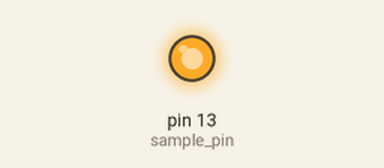
Recording of a sketch running on a simulated Arduino Uno, built with avr-gcc and run on an emulated ATmega328P. On the bench: output pins drawn as LEDs (lit = HIGH). What the sketch prints to the serial monitor is not drawn.

Above: at 1.0 s.
At 3.0 s:
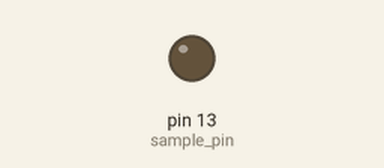
Timing chart, 0 to 5.2 s (numbered marks = the images above):
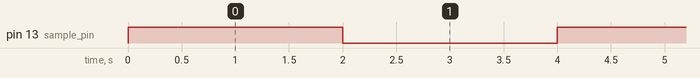

The sketch:

arduino_base.ino
```cpp
int sample_pin = 13; // initialization
void setup()//main function ( executes one time )
{
// Declaration
pinMode(sample_pin,OUTPUT);
//Begins serial communication
Serial.begin(9600);
}
void loop()//function that executes multiple times
{
// print function
Serial.print("Hello SBOA ");
// LED ON
digitalWrite(sample_pin,HIGH);
// wait for 2 Seconds
delay(2000);
// LED OFF
digitalWrite(sample_pin,LOW);
// wait for 2 seconds
delay(2000);
}
```

Measured:
- by itself, pin 13 (sample_pin): alternates HIGH for 2.0 s and LOW for 2.0 s
